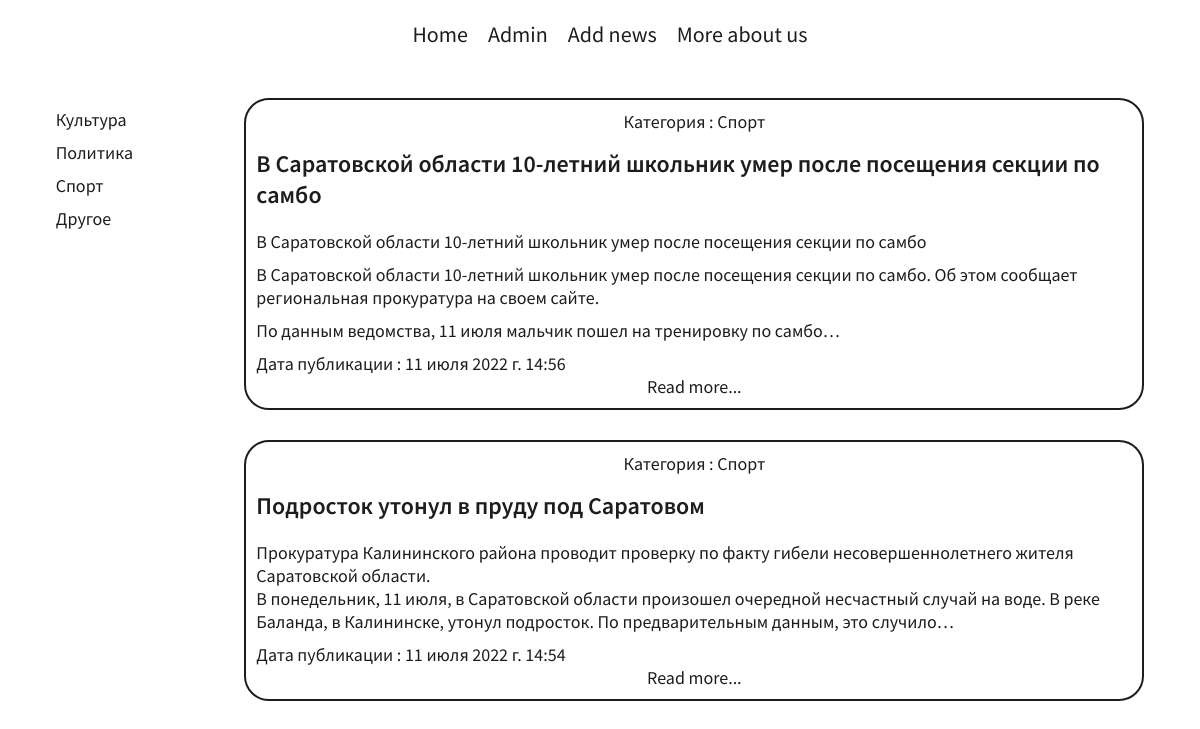
Screenshot of /category/3/ with the database file from the repository.
### news/models.py (models this page shows, shortened)
class Category(models.Model):
    title = models.CharField(max_length=150, verbose_name='Категория')
    def get_absolute_url(self):
        return reverse('category' , kwargs={"category_id" : self.pk})
    def __str__(self) :
        return self.title
    class Meta() :
        verbose_name = 'Категория'
        verbose_name_plural = 'Категории'

class News(models.Model):
    title = models.CharField(max_length=150, verbose_name='Название')
    content = models.TextField(blank=True , verbose_name='Содержимое')
    created_at = models.DateTimeField(auto_now_add=True,verbose_name='Дата')
    slug = models.SlugField(verbose_name='Slug' , unique=True)
    category = models.ForeignKey('Category' , on_delete= models.CASCADE , verbose_name='Категория')
    is_published = models.BooleanField(verbose_name='Опубликовано' , default=False)
    def get_absolute_url(self):
        return reverse('view_news' , kwargs={"slug" : self.slug})
    class Meta() :
        verbose_name = 'Новость'
        verbose_name_plural = 'Новости'
        ordering = ['-created_at']

### news/views.py (the view)
# urls.py: path('category/<int:category_id>/' , GetCategory.as_view() , name='category'),
class GetCategory(ListView):
    model = News
    context_object_name = 'news'
    template_name = 'news/category.html'
    paginate_by = 3
    allow_empty = False
    def get_queryset(self) :
        return News.objects.filter(is_published = True ,
            category = self.kwargs['category_id'])

### news/templatetags/news_tags.py (called while the page is built)
@register.simple_tag()
def get_categories():
    return Category.objects.all()

### templates/news/category.html (shortened to what this page needs)
{% extends 'news/index.html' %}
<!-- {% load static %}

### templates/news/index.html (shortened to what this page needs)
{% load static %}
<!DOCTYPE html>
<html lang="en">
<head>
    <link rel="stylesheet" href="{% static 'news/css/style.css' %}">
    <link rel="stylesheet" href="{% static 'news/css/fonts.css' %}">
    {% block links %}
    <link rel="stylesheet" href="{% static 'news/css/paginations.css' %}">
    {% endblock %}
</head>
<body>
    {% block header %}
    {% include 'news/includes/_header.html' %}
    {% endblock %}
    <div class="cont">
        {% block sidebar %}
        {% include 'news/includes/_sidebar.html' %}
        {% endblock %}
        {% block content %}
        <div class="main_cards">
            {% for item in news%}
            <div class="card">
                <a class="cardCategory" href="{{ item.category.get_absolute_url }}"> Категория : {{ item.category }}</a>
                <h2> {{item.title}} </h2>
                <p> {{ item.content|linebreaks|truncatechars:300 }} </p>
                <p> Дата публикации : {{ item.created_at }} </p>
                <a href="{{ item.get_absolute_url }}">Read more...</a>
            </div>
            {% endfor %}
        </div>
        {% endblock %}
    </div>
</body>
</html>

### templates/news/includes/_sidebar.html
{% load news_tags %}
<div class="nav">
    {% get_categories as categories %}
    {% for item in categories %}
    <a href="{{ item.get_absolute_url }}" > {{ item.title }}</a>
    {% endfor %}
</div>

### static/news/css/style.css (style rules this page uses)
h1,h2,p,body { margin: 0px; padding: 0px; }
.cont { display: flex; justify-content: space-around; }
.main_cards { width: 900px; }
.card { margin-bottom: 30px; padding: 10px; border: 2px solid #1D1D1F; border-radius: 25px; }
.card p { padding-top: 10px; font-family: "SourceRegular"; font-size: 18px; color : #1D1D1F; }
.card a { font-family: "SourceRegular"; font-size: 18px; color : #1D1D1F; text-decoration: none; display: flex; justify-content: center; }
.card h2 { font-family: "SourceSemiBold"; font-size: 24px; padding-top: 15px; color : #1D1D1F; }
.nav { display: flex; flex-direction: column; }
.nav a { padding-top: 10px; font-family: "SourceRegular"; font-size: 18px; color : #1D1D1F; text-decoration: none; }

### rows the page displays
Category: title "Культура"
Category: title "Политика"
Category: title "Спорт"
Category: title "Другое"
News: category "Спорт", title "В Саратовской области 10-летний школьник умер после посещения секции по самбо", content "В Саратовской области 10-летний школьник умер после посещения секции по самбо В Саратовской области 10-летний школьник умер после посещения секции по самбо. Об этом сообщает региональная прокуратура на своем сайте. По данным ведомства, 11 июля мальчик пошел на тренировку по самбо…", created_at "11 июля 2022 г. 14:56"
News: category "Спорт", title "Подросток утонул в пруду под Саратовом", content "Прокуратура Калининского района проводит проверку по факту гибели несовершеннолетнего жителя Саратовской области. В понедельник, 11 июля, в Саратовской области произошел очередной несчастный случай на воде. В реке Баланда, в Калининске, утонул подросток. По предварительным данным, это случило…", created_at "11 июля 2022 г. 14:54"
